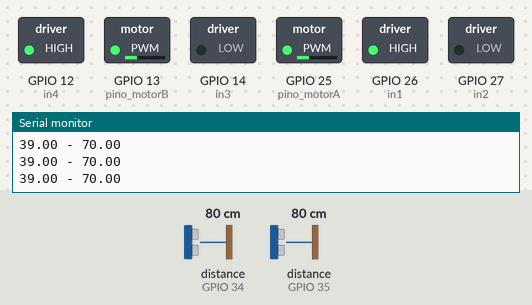
Recording of a sketch running on a simulated ESP32. Parts: switched loads named in the sketch (green lamp = pin HIGH), the last lines printed to the serial monitor. Wiring (inferred from the names in the program): 2 × ultrasonic range finder: trigger GPIO 32, echo GPIO 34 / trigger GPIO 33, echo GPIO 35. The test bench sets the inputs (shaded band); at power-on: distance to the obstacle (sensors on GPIO 34, GPIO 35) 80 cm. The echo pulse lasts 58.3 µs per cm; pins used as bus, display or sensor lines are not drawn.

Above: at 1.2 s.
1.3 s: distance to the obstacle (sensor on GPIO 34) set to 35 cm
3.3 s: distance to the obstacle (sensor on GPIO 35) set to 35 cm
At 4.0 s:
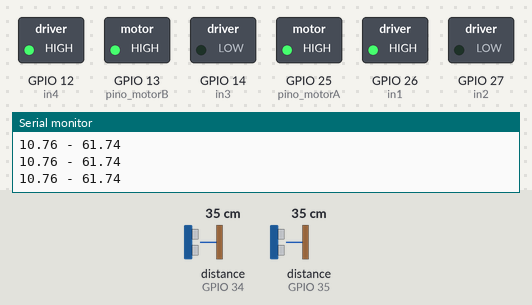
5.1 s: distance to the obstacle (sensor on GPIO 34) set to 9 cm
At 5.38 s:
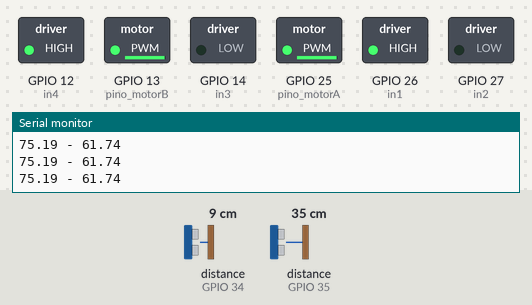
8.1 s: distance to the obstacle (sensor on GPIO 34) set to 18 cm
11.1 s: distance to the obstacle (sensor on GPIO 35) set to 2 cm
At 11.87 s:
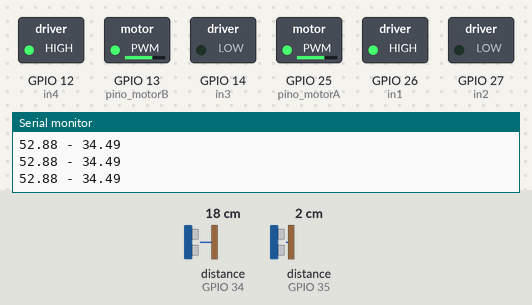
Timing chart, 0 to 15.1 s (numbered marks = the images above; inputs shaded):
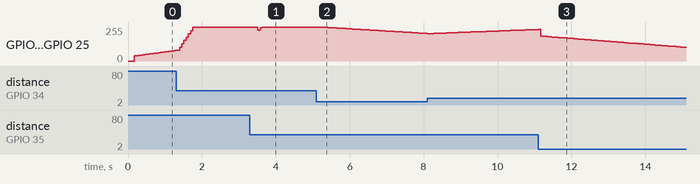

The sketch:

ProjetosII.ino
```cpp
// Definindo os pinos
const int trigger_mao = 33; //Trigger do sensor da mão
const int echo_mao = 35; //Echo do sensor da mão
const int trigger_bola  = 32; //Trigger do sensor da bola
const int echo_bola     = 34; //Echo do sensor da bola
const int pino_motorA     = 25; // Saída PWM do motor
const int in1           = 26; //in1 da ponte H
const int in2           = 27;//in2 da ponte H
//Usando as 2 sáidas da ponte H pra obter uma corrente maior
const int pino_motorB     = 13; // Saída PWM do motor
const int in3           = 14; //in3 da ponte H
const int in4           = 12;//in4 da ponte H

// Variáveis
unsigned long t_mao;
double d_mao;
unsigned long t_bola;
double d_bola;
double ref = 50; //posição da mão
double pos_bola = 0; //posição da bola no tubo

//Aspectos geométricos
const double lacuna_sup = 1; //Lacuna superior em cm
const double lacuna_inf = 10; //Lacuna inferior em cm
const double l_tubo = 40; //Comprimento do tubo em cm
#define REF_BASE 70;
double ref_anterior = REF_BASE; // Referência inicial desejada em % do tubo
const double dm_bola = 4; //Diâmetro da bola em cm
const int t_max = (int) (l_tubo * 3.5 / 0.034); //Tempo máximo de leitura do sensor

//Controle
double controleP = 0;
double controleI = 0;
double controleD = 0;
double controle = 0;
double erro = 0;
double erro_ant = 0;
double pos_init_bola = 0; //Posição inicial da bola
double init_controlI = 0; //Condição inicial para o integrador
double pos_ant_bola = l_tubo + lacuna_sup - dm_bola / 2; //Usado no controle derivativo
double pos_mao[5]; // armazena posições da mão para calcular a média

//Constantes do controle PID
const double t_amos = 0.0625; //tempo de amostragem

const double ta_I = 0.4 * 2.0;
const double ta_D = 0.02 * 0.77;
const double Kpa = 0.7 * 3;
const double Kia = Kpa / ta_I;
const double Kda = Kpa * ta_D;

const double tb_I = 0.50 * 3.2;
const double tb_D = 0.012 * 2.2;
const double Kpb = 0.35 * 2.0;
const double Kib = Kpb / tb_I;
const double Kdb = Kpb * tb_D;

const double tc_I = 0.5 * 3.2;
const double tc_D = 0.014 * 1.1;
const double Kpc = 0.45 * 1.65;
const double Kic = Kpc / tc_I;
const double Kdc = Kpc * tc_D;

//flags
int flag = 0; //Contador
bool flag_erro_mao = 0; //Erros na aquisição da referência da mão
bool flag_erro_bola = 0; //Erros na leitura da posição da bola
int flag_mao = 0; //Usado para o cálculo da média das posições da mão
int flag_inst=0; //Instabilidade
char area = 'a'; //areas 'a', 'b' ou 'c' - Divide o tubo em 3 regiões
//Limites das regiões
const int limiteAB = 18; //Limite entre as regiões A e B dada em % do comprimento do tubo
const int limiteBC = 64; //Limite entre as regiões B e C dada em % do comprimento do tubo

void setup() {
  pinMode(in1, OUTPUT);
  pinMode(in2, OUTPUT);
  pinMode(in3, OUTPUT);
  pinMode(in4, OUTPUT);
  pinMode(trigger_bola, OUTPUT);
  pinMode(echo_bola, INPUT);
  pinMode(trigger_mao, OUTPUT);
  pinMode(echo_mao, INPUT);
  pinMode(pino_motorA, OUTPUT);
  pinMode(pino_motorB, OUTPUT);
  Serial.begin(9600); // Starts the serial communication
  digitalWrite(in1, HIGH);
  digitalWrite(in2, LOW);
  digitalWrite(in3, LOW);
  digitalWrite(in4, HIGH);

}


void loop() {

  if (flag_inst == 1) { //Reinício em caso de instabilidade

    delay(8);
    flag_inst=0;
    init_controlI = 0;
    ref_anterior = REF_BASE;
    pos_init_bola = 0;
    flag = 0;
    flag_mao = 0;
    area = 'a';
  }

  if (flag_inst == 0)
  {


    //____________Mão___________________
    digitalWrite(trigger_mao, LOW);
    delayMicroseconds(2);
    digitalWrite(trigger_mao, HIGH);
    delayMicroseconds(10);
    digitalWrite(trigger_mao, LOW);
    t_mao = pulseIn(echo_mao, HIGH, t_max);// Lê o pino echo do sensor que retorna o tempo em microsegundos
    // Calculando a distancia
    d_mao = t_mao * 0.034 / 2;
    if (d_mao == 0) //Erro na leitura
    {
      flag_erro_mao = true;
      t_mao = t_max;
    }
    digitalWrite(trigger_bola, LOW);
    delay((int)(30 - t_mao * 0.001));
    pos_mao[flag_mao] = d_mao - lacuna_inf; //Converte o valor no sistema de referência


    //_____________Bola_________________
    digitalWrite(trigger_bola, LOW);
    delayMicroseconds(2);
    digitalWrite(trigger_bola, HIGH);
    delayMicroseconds(10);
    digitalWrite(trigger_bola, LOW);
    t_bola = pulseIn(echo_bola, HIGH, t_max);// Lê o pino echo do sensor que retorna o tempo em microsegundos
    // Calculo da distancia
    d_bola = t_bola * 0.034 / 2;

    if (d_bola == 0) //Erro na leitura
    {
      flag_erro_bola = true;
      t_bola = t_max;
    }
    else flag_erro_bola = false;
    pos_bola = (l_tubo + lacuna_sup) - (d_bola + dm_bola / 2); // Converte o valor no sistema de referência
    delay((int)(25 - t_bola * 0.001));


    //Converte os valores em % do comprimento do tubo
    pos_mao[flag_mao] = pos_mao[flag_mao] * (100 / l_tubo);
    pos_bola = pos_bola * (100 / l_tubo);

    flag_mao = flag_mao + 1;
    if (flag_mao == 3) //Calcula a media de 3 valores de referência
    {
      ref = (pos_mao[0] + pos_mao[1] + pos_mao[2]) / 3;
      if ((ref < 21) || (ref > 77) || flag_erro_mao) ref = ref_anterior;
      flag_erro_mao = false;
      ref_anterior = ref;
      flag_mao = 0; //Reinicia o contador
    }

    if ((pos_bola < 0) || (pos_bola > 100) || flag_erro_bola) pos_bola = pos_ant_bola;


    //Solução para transição entre regiões do tubo
    if (pos_bola > limiteAB && pos_bola <= limiteBC && pos_init_bola <= limiteAB) //transição da area A para B
    {
      init_controlI = controle - Kpb * (ref - pos_bola) - Kib * (ref - pos_bola) * t_amos - Kdb * (-pos_bola + pos_ant_bola) / t_amos;
      area = 'b';
    }
    else if (pos_bola > limiteBC && pos_init_bola > limiteAB && pos_init_bola <= limiteBC) //transição da area B para C
    {
      init_controlI = controle - Kpc * (ref - pos_bola) - Kic * (ref - pos_bola) * t_amos - Kdc * (-pos_bola + pos_ant_bola) / t_amos;
      area = 'c';
    }
    else if (pos_bola > limiteAB && pos_bola <= limiteBC && pos_init_bola > limiteBC) //transição da area C para B
    {
      init_controlI = controle - Kpb * (ref - pos_bola) - Kib * (ref - pos_bola) * t_amos - Kdb * (-pos_bola + pos_ant_bola) / t_amos;
      area = 'b';
    }
    else if (pos_bola <= limiteAB && pos_init_bola > limiteAB && pos_init_bola <= limiteBC) //transição da area B para A
    {
      init_controlI = controle - Kpa * (ref - pos_bola) - Kia * (ref - pos_bola) * t_amos - Kda * (-pos_bola + pos_ant_bola) / t_amos;
      area = 'a';
    }
    else if (pos_bola > limiteBC && pos_init_bola <= limiteAB) //transição da area A para C
    {
      init_controlI = controle - Kpc*(ref-pos_bola) - Kic*(ref-pos_bola)*t_amos - Kdc*(-pos_bola+pos_ant_bola)/t_amos;
      area = 'c';
    }

    else if (pos_bola <= limiteAB && pos_init_bola > limiteBC) //transição da area C para A
    {
      init_controlI = controle - Kpa*(ref-pos_bola) - Kia*(ref-pos_bola)*t_amos - Kda*(-pos_bola+pos_ant_bola)/t_amos;
      area = 'a';
    }

    PID(area); //Calcula os parâmetros de controle
    if (pos_bola>85) //Posição instável que o sensor tem problemas na leitura
    {
      motor(pino_motorA,0); //Desliga o motor
      motor(pino_motorB,0); //Desliga o motor
      flag_inst=1;
    }
    else
    {
      motor(pino_motorA, controle); //Controla a alimentação do motor
      motor(pino_motorB, controle); //Controla a alimentação do motor
      pos_init_bola = pos_bola;
      flag = flag + 1;
    }


  }
  Serial.print(pos_bola);
  Serial.print(" - ");
  Serial.println(ref);
  if (flag_inst == 1)
  {
    ref_anterior = REF_BASE;
    flag = 0;
  }
  delay(5);

}

//**************************************************************************************************************************************************


void motor (int pino_motor , double valor) {
  //Aplica o valor pwm desejado no motor
  //Recebe como entrada o pino do motor e o valor em %.


  double pwm = (int)((valor / 100) * 255); //Converte para um intervalo de 0-255
  analogWrite(pino_motor, pwm);
}


void PID (char area) {
  //Calcula os valores para o controle PID

  double Kp, Ki, Kd;
  if (area == 'a') //Area a
  {
    Kp = Kpa;
    Ki = Kia;
    Kd = Kda;
  }
  else if (area == 'b') //Area b
  {
    Kp = Kpb;
    Ki = Kib;
    Kd = Kdb;
  }
  else  if (area == 'c') //Area c
  {
    Kp = Kpc;
    Ki = Kic;
    Kd = Kdc;
  }

  erro = ref - pos_bola; //Calculo do erro
  controleP = Kp * erro; //Controle proporcional
  controleI = init_controlI + Ki * erro * t_amos; //Controle integral
  controleD = Kd * (-pos_bola + pos_ant_bola) / t_amos; //Controle derivativo

  //Controle total
  controle = controleP + controleI + controleD;
  if (controle > 100) {//Saturação
    controle = 100;
    controleI = init_controlI;
  }
  else if (controle < 0) {//Saturação
    controle = 0;
    controleI = init_controlI;
  }
  init_controlI = controleI;
  erro_ant = erro;
}
```

Measured:
- after the input at 3.3 s, GPIO 13 (pino_motorB), GPIO 25 (pino_motorA): 255/255 → 230/255 after 0.21 s, → 251/255 0.06 s later, → 255/255 0.06 s later
- after the input at 5.1 s, GPIO 13 (pino_motorB), GPIO 25 (pino_motorA): moves from 255/255 to 206/255 over 2.9 s, starting after 0.13 s
